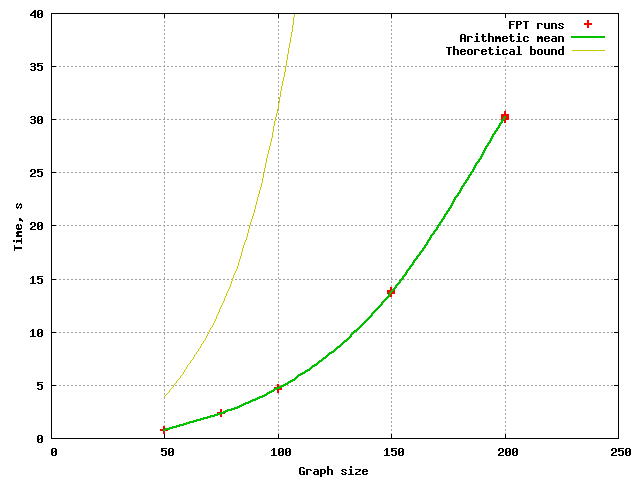

gnuplot code for this plot:
set datafile separator "|"
set grid
set xrange[0:250]
set yrange[0:40]
set style line 1 lw 2
set style line 2 lw 2
set style line 7 lw 1
set xlabel "Graph size"
set ylabel "Time, s"
plot 'Table.txt' using 1:2 ls 1 title sprintf("FPT runs"), 'Table.txt' using 1:2 smooth cspline ls 2 title sprintf("Arithmetic mean"), 'Table2.txt' using 1:2 smooth cspline ls 7 title sprintf("Theoretical bound")
set term png medium
set output "Plot.png"
replot
set term windows